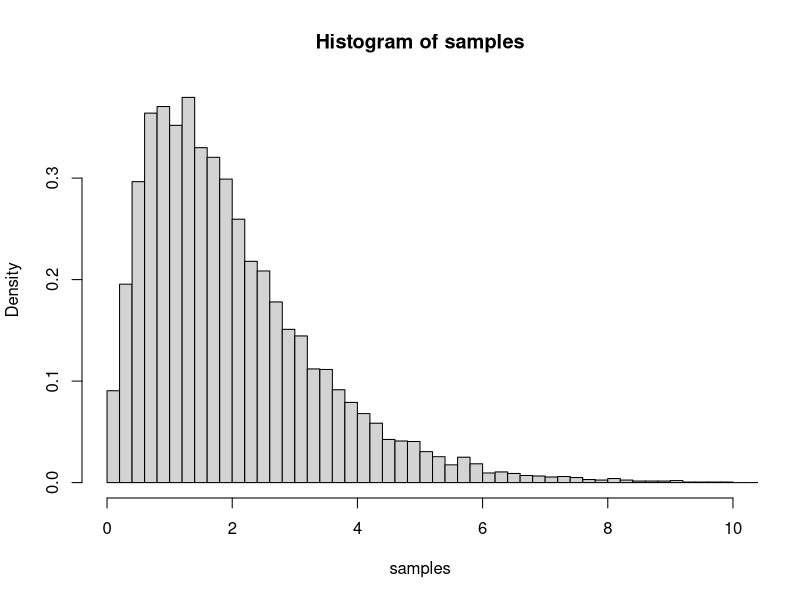

Write the R code that produced this figure. (Note: this script raises an error after producing the figure.)
## ---- chunk 1

myGammaRejectionSampling <- function(alpha, n){
  # This function generates n samples from the gamma distribution
  # with parameter alpha in (0,1) and beta = 1 
  # using rejection sampling the a proposal given in Problem A.
  
  # Check sanity of input 
  stopifnot( alpha > 0 && alpha < 1 )
  
  # Bookkeeping
  acceptance = rep(FALSE, n)
  count = 0
  
  # Draw from proposal distribution
  proposal = rep(0,n)
  
  # Trial implementation in for-loop
  for (i in 1:n){
    while (acceptance(i)==FALSE){
      proposal(i) = gInversionSampling(alpha, 1) #REQUIRES A2b
      acceptance_rate = f(alpha, proposal(i))/g(alpha, proposal(i)) #REQUIRES A2b
      acception = runif(1)
      count = count + 1
      if (acception <= acceptance_rate){
        target(i) = proposal(i)
        acceptance(i) = TRUE
      }
    }#end one particle
  }#end all particles
    
}


## ---- chunk 2
fCore <- function(alpha, x){
  # This function evaluates the density of the gamma distribution
  # with parameters alpha in (0,1) and beta = 1 at the given x
  
  ifelse( x > 0, x^(alpha-1)*exp(-x), 0 )
  
}

myGammaRatioOfUniforms <- function(alpha, n){
  # This function generates n samples from the gamma distribution
  # with parameter alpha in (0,1) and beta = 1 
  # using the ratio of uniforms method
  
  # Check sanity of input 
  stopifnot( alpha > 1 )
  
  # Rectangular domain for uniform sampling
  x1_lower = 0
  x1_upper = sqrt(alpha - 1)
  x2_lower = 0
  x2_upper = sqrt(alpha + 1) 
  
  # Bookkeeping
  num_accepted_samples = 0
  num_total_samples = 0
  
  # Trial implementation in for-loop
  target = rep(0,n)
  while (num_accepted_samples < n ){
    x1 = runif(1, x1_lower, x1_upper)
    x2 = runif(1, x2_lower, x2_upper)
    if (x1 <= sqrt(fCore(alpha,x2/x1))){
      num_accepted_samples = num_accepted_samples + 1
      target[num_accepted_samples] = x2/x1
    }
    num_total_samples = num_total_samples + 1 
  }
  return(target)
}

alpha = 2.0
sample_size = 10000

samples = myGammaRatioOfUniforms(alpha,sample_size)
hist(samples, freq=FALSE, xlim=c(0,10),breaks=50)
curve(f(alpha,x), from=0.0, to=10.0, add=TRUE)

## ---- chunk 3
fCoreLogScale <- function(alpha, x){
  # This function evaluates the density of the gamma distribution
  # with parameters alpha in (0,1) and beta = 1 at the given x
  
  # Transformation y = log(x+1)
  # Returning f(y)
  
  ifelse( x > 0, log(x+1)^(alpha-1)*exp(-log(x+1)), 0 )
  
}

myGammaRatioOfUniformsLogScale <- function(alpha, n){
  # This function generates n samples from the gamma distribution
  # with parameter alpha in (0,1) and beta = 1 
  # using the ratio of uniforms method
  
  # Check sanity of input 
  stopifnot( alpha > 1 )
  
  # Rectangular domain for uniform sampling
  x1_lower = 0
  x1_upper = alpha - 1
  x2_lower = 0
  x2_upper = alpha + 1 
  
  # Bookkeeping
  num_accepted_samples = 0
  num_total_samples = 0
  
  # Trial implementation in for-loop
  target = rep(0,n)
  while (num_accepted_samples < n ){
    x1 = log(runif(1, x1_lower, x1_upper)+1)
    x2 = log(runif(1, x2_lower, x2_upper)+1)
    if (x1 <= sqrt(fCoreLogScale(alpha,x2/x1))){
      num_accepted_samples = num_accepted_samples + 1
      target[num_accepted_samples] = x2/x1
    }
    num_total_samples = num_total_samples + 1 
  }
  return(target)
}

alpha = 2.0
sample_size=100000

samples = myGammaRatioOfUniformsLogScale(alpha,sample_size)
hist(exp(samples)-1, breaks=50, freq=FALSE)
curve(f(alpha,x), from=0.0, to=10.0, add=TRUE)

## ---- chunk 4
y1 = 125
y2 = 18
y3 = 20
y4 = 34

t = seq(0,1,length=1001)

posterior <- function(t){
  # Posterior density of the Rao experiment
  
  f = (2+t)^y1*(1-t)^(y2+y3)*t^y4
  return(f)
}

c = 2.0e+29

posteriorRejectionSampling <- function(n){
  # This function generates n samples from the Rao posterior 
  
  # Bookkeeping
  num_accepted_samples = 0
  num_total_samples = 0
  
  # Trial implementation in for-loop
  target = c(0,n)
  while (num_accepted_samples < n ){
    x = runif(1)
    acceptance_rate = f(alpha, proposal(i))/g(alpha, proposal(i))
    acception = runif(1)
    count = count + 1
    if (acception <= acceptance_rate){
      target(i) = proposal(i)
      acceptance(i) = TRUE
    }
  }#end one particle
    
}
plot(t,posterior(t))

